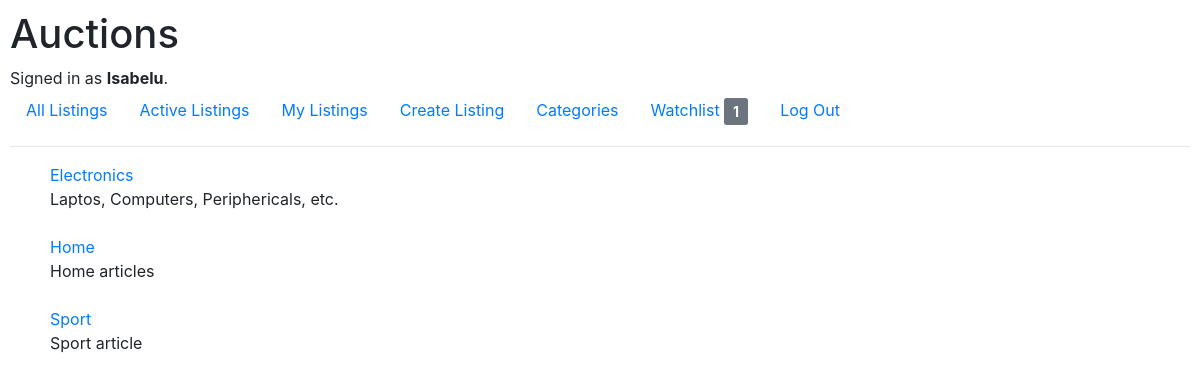
The page /categories (signed in) on the database its author committed.
### auctions/models.py (models this page shows, shortened)
class User(AbstractUser):
    pass
    watchlist = models.TextField(blank = True)

class Category(models.Model):
    name = models.CharField(max_length=30)
    description = models.TextField()

### auctions/views.py (the view)
# urls.py: path("categories", views.categories, name="categories"),
def categories(request):
    user = request.user
    list = json.loads(user.watchlist)
    contador = len(list)
    categories = Category.objects.all()
    return render(request, "auctions/categories.html", {
        "categories": categories,
        "contador" : contador,
    })

### auctions/templates/auctions/categories.html
{% extends "auctions/layout.html" %}
{% load static %}
{% block body %}
{% if user.is_authenticated %}
<ul class="sinbullets">
    {% for category in categories %}
    <div class="dscstyle">
        <li><a href="{% url 'category' category.id %}">{{category.name}}</a></li>
        <li>{{ category.description }}</li><br>
    </div>
    {% endfor %}
</ul>
{% endif %}
{% endblock %}

### auctions/templates/auctions/layout.html (shortened to what this page needs)
{% load static %}
<!DOCTYPE html>
<html lang="en">
<head>
    <link rel="stylesheet" href="https://stackpath.bootstrapcdn.com/bootstrap/4.4.1/css/bootstrap.min.css"
>
        <link href="{% static 'auctions/css/styles2.css' %}" rel="stylesheet">
</head>
<body>
    <h1>Auctions</h1>
    <div>
        {% if user.is_authenticated %}
        Signed in as <strong>{{ user.username }}</strong>.
        {% else %}
        Not signed in.
        {% endif %}
    </div>
    <ul class="nav">
        <li class="nav-item">
            <a class="nav-link" href="{% url 'all_listings' %}">All Listings</a>
        </li>
        <li class="nav-item">
            <a class="nav-link" href="{% url 'index' %}">Active Listings</a>
        </li>
        {% if user.is_authenticated %}
        <li class="nav-item">
            <a class="nav-link" href="{% url 'my_listings' %}">My Listings</a>
        </li>
        <li class="nav-item">
            <a class="nav-link" href="{% url 'new_auction' %}">Create Listing</a>
        </li>
        <li class="nav-item">
            <a class="nav-link" href="{% url 'categories' %}">Categories</a>
        </li>
        <li class="nav-item">
            <a class="nav-link" href="{% url 'watchlist' %}">Watchlist <div class="d-inline font-weight-bold btn btn-secondary btn-sm">{{ contador }}</div></a>
        </li>
        <li class="nav-item">
            <a class="nav-link" href="{% url 'logout' %}">Log Out</a>
        </li>
        {% endif %}
    </ul>
    <hr>
    {% block body %}
    {% endblock %}
</body>
</html>

### auctions/static/auctions/css/styles2.css (style rules this page uses)
body { padding: 10px; }
.sinbullets { list-style-type: none; }

### rows shown on the page
User: username "Isabelu"
Category: name "Electronics", description "Laptos, Computers, Periphericals, etc."
Category: name "Home", description "Home articles"
Category: name "Sport", description "Sport article"

### other values the page prints
{{ contador }} "1"
